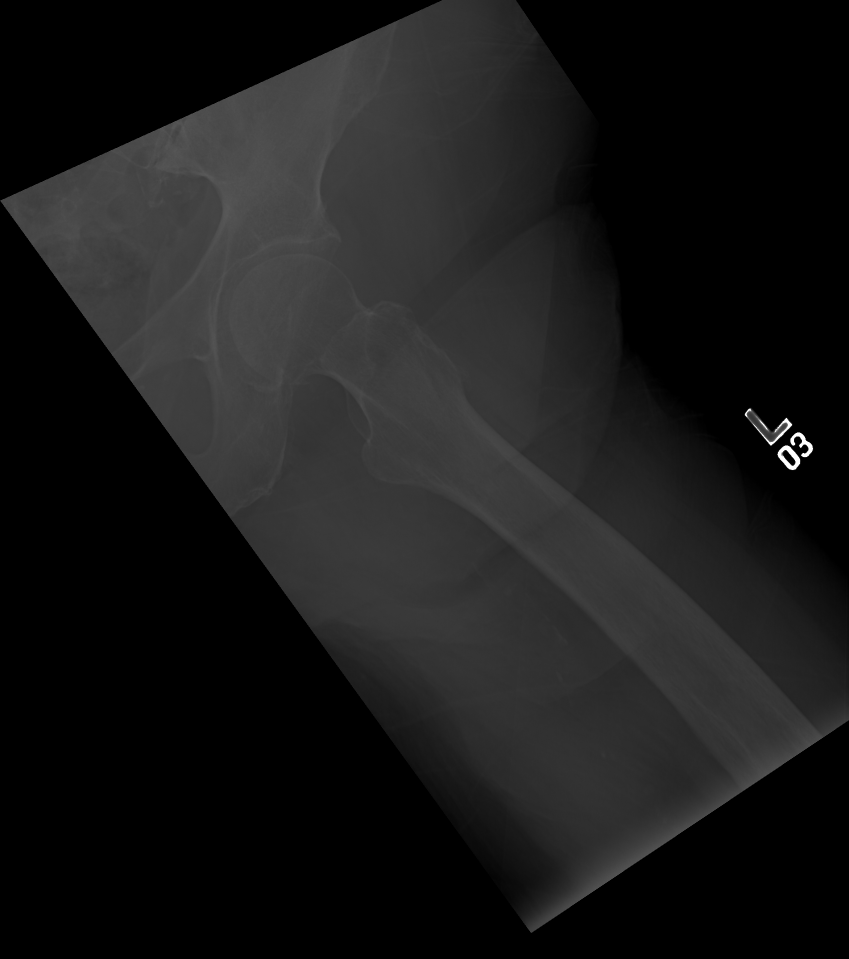
#> input picture preprocessing/Bone_Fracture_Binary_Classification/test/fractured/000151898.png, 1698 x 1917 px (shown at 1/2 size); its folder holds only this picture in this run
$ jupyter execute --allow-errors preprocess_data.ipynb
#> lines starting #> are read from the running program, lines starting #| are printed output that depends on the picture
[cell 1]
#import os

DATASET_PATH = "Bone_Fracture_Binary_Classification"

# Count images in each category
#> (the rest of this cell did not finish here and is left out)

#> (a cell that did not finish here is left out)

[cell 3]
import cv2
import matplotlib.pyplot as plt

print("✅ OpenCV and Matplotlib are installed correctly!")

[cell 4]
fig, axes = plt.subplots(1, 5, figsize=(15, 5))
#> (the rest of this cell did not finish here and is left out)

[cell 5]
# Function to get image dimensions
def get_image_dimensions(image_paths):
    dimensions = []
    for img_path in image_paths:
        img = cv2.imread(img_path)
        if img is not None:  # Ensure the image is valid
            dimensions.append(img.shape[:2])  # (height, width)
    return dimensions

# Collect image sizes
#> (the rest of this cell did not finish here and is left out)

#> (a cell that did not finish here is left out)

[cell 7]
import os
import cv2
import glob
import numpy as np
from tqdm import tqdm  # Progress bar

# Define paths
RAW_DATA_DIR = "Bone_Fracture_Binary_Classification"
OUTPUT_DIR = "preprocessed_dataset"
TRAIN_DIR = os.path.join(OUTPUT_DIR, "train")
TEST_DIR = os.path.join(OUTPUT_DIR, "test")
VAL_DIR = os.path.join(OUTPUT_DIR, "val")

# Image size for Faster R-CNN (fixed resolution)
IMG_SIZE = (512, 512)

# Create output directories
os.makedirs(TRAIN_DIR + "/fractured", exist_ok=True)
os.makedirs(TRAIN_DIR + "/not fractured", exist_ok=True)
os.makedirs(TEST_DIR + "/fractured", exist_ok=True)
os.makedirs(TEST_DIR + "/not fractured", exist_ok=True)
os.makedirs(VAL_DIR + "/fractured", exist_ok=True)
os.makedirs(VAL_DIR + "/not fractured", exist_ok=True)

# Function to preprocess images
def preprocess_and_save_images(input_folder, output_folder):
    """Resizes and normalizes images, skipping corrupted files."""
#> called with output_folder = 'preprocessed_dataset/train/fractured'
    image_paths = glob.glob(os.path.join(input_folder, "*"))

    for img_path in tqdm(image_paths, desc=f"Processing {input_folder}"):
        try:
            img = cv2.imread(img_path)
#> img is the input picture: shape (1917, 1698, 3); min 0, max 255, mean 25.2

            if img is None:
                print(f"Skipping unreadable image: {img_path}")
                continue  # Skip unreadable images

            img_resized = cv2.resize(img, IMG_SIZE)  # Resize
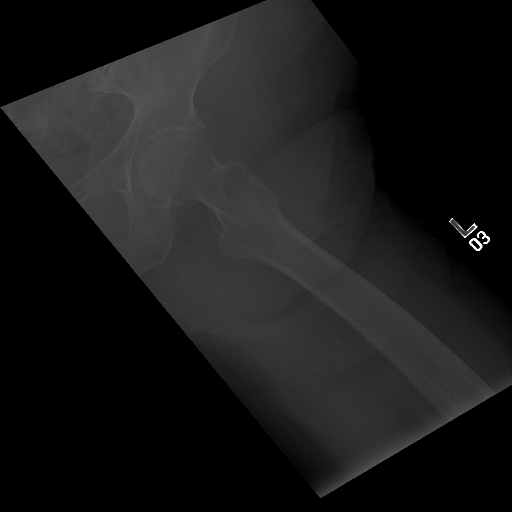
#> img_resized: shape (512, 512, 3); min 0, max 255, mean 25.2
            img_normalized = img_resized / 255.0  # Normalize (scale to 0-1)

            # Save image
            output_file = os.path.join(output_folder, os.path.basename(img_path))
            cv2.imwrite(output_file, (img_normalized * 255).astype(np.uint8))  # Convert back to 0-255

        except Exception as e:
            print(f"Error processing {img_path}: {e}")

# Apply preprocessing
for split in ["train", "test", "val"]:
    for category in ["fractured", "not fractured"]:
        preprocess_and_save_images(
            os.path.join(RAW_DATA_DIR, split, category),
            os.path.join(OUTPUT_DIR, split, category)
        )

print("✅ Preprocessing complete! Check the 'preprocessed_dataset' folder.")
